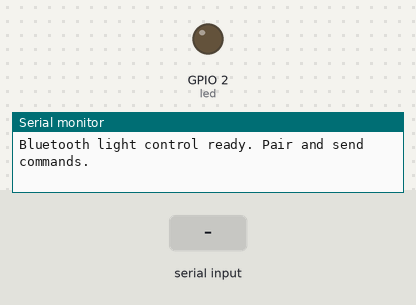
This sketch was run on a simulated ESP32. Parts: output pins drawn as LEDs (lit = HIGH), the last lines printed to the serial monitor. The test bench sets the inputs (shaded band). Nothing arrives over Bluetooth unless stated.

Above: at 1.2 s.
1.3 s: "a" received over the second serial link
At 2.4 s:
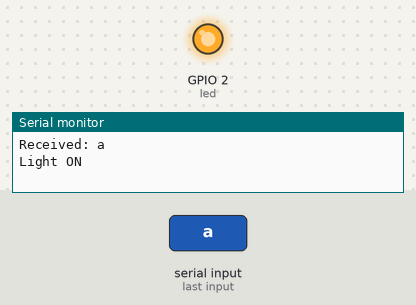
2.8 s: "A" received over the second serial link
At 3.5 s:
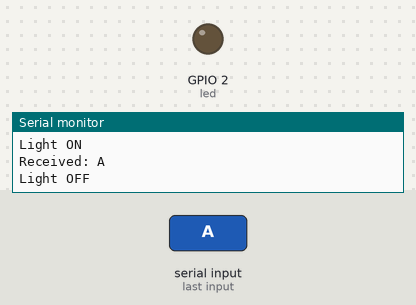
Timing chart, 0 to 5.8 s (numbered marks = the images above; inputs shaded):
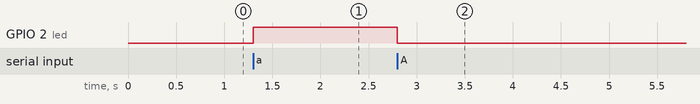

The sketch:

Home_Automation_Light_Control.ino
```cpp
#include "BluetoothSerial.h"

BluetoothSerial SerialBT;  // Bluetooth object
const int led = 2;         // LED connected to GPIO 2
char x;

void setup() {
  Serial.begin(115200);
  SerialBT.begin("Robomanthan");  // Bluetooth name
  pinMode(led, OUTPUT);
  digitalWrite(led, LOW);  // Ensure the LED is off initially
  Serial.println("Bluetooth light control ready. Pair and send commands.");
}

void loop() {
  if (SerialBT.available()) {
    x = SerialBT.read();
    Serial.print("Received: ");
    Serial.println(x);

    if (x == 'a') {
      digitalWrite(led, HIGH);  // Turn the LED ON
      Serial.println("Light ON");
    } else if (x == 'A') {
      digitalWrite(led, LOW);  // Turn the LED OFF
      Serial.println("Light OFF");
    }
  }
}
```

Measured:
- after the input at 1.3 s, GPIO 2 (led): LOW → HIGH at once
- after the input at 2.8 s, GPIO 2 (led): HIGH → LOW at once
